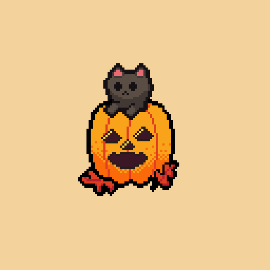
#> input picture fcv-lab/assets/common/image_resized.png, 270 x 270 px, found by its file name
$ python sample1.py
#> lines starting #> are read from the running program, lines starting #| are printed output that depends on the picture
#Implementation of SIFT descriptor using Opencv library

import cv2
from cv2 import SIFT_create
import numpy as np

# read images
img = cv2.imread(r"C:\Users\bala\Documents\code\FCV-Lab-main\assets\common\image_resized.png", 0)
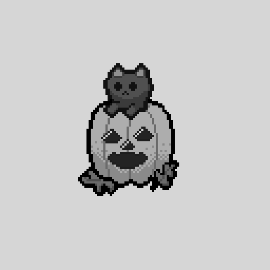
#> img: shape (270, 270); min 0, max 216, mean 198.8
img = cv2.resize(img, (150,150))
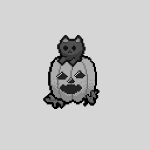
#> img: shape (150, 150); min 0, max 214, mean 198.8
img = cv2.cvtColor(img, cv2.COLOR_BGR2RGB)
#> img: shape (150, 150, 3)

# create sift object
sift = SIFT_create()
keypoints, descriptors = sift.detectAndCompute(img, None)
#> keypoints = 105 keypoints; strongest (x, y, size): (86, 57, 1.9), (77, 103, 2), (89, 58, 1.9), (78, 36, 2.5)
keypoints_with_size = np.copy(img)
cv2.drawKeypoints(img, keypoints, keypoints_with_size, color = (255, 0, 0),
flags = cv2.DRAW_MATCHES_FLAGS_DRAW_RICH_KEYPOINTS)
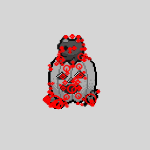
#> keypoints_with_size: shape (150, 150, 3); mean R, G, B 205.8, 195.1, 195.1

cv2.imshow('all',keypoints_with_size)
cv2.waitKey(0)
cv2.destroyAllWindows()
